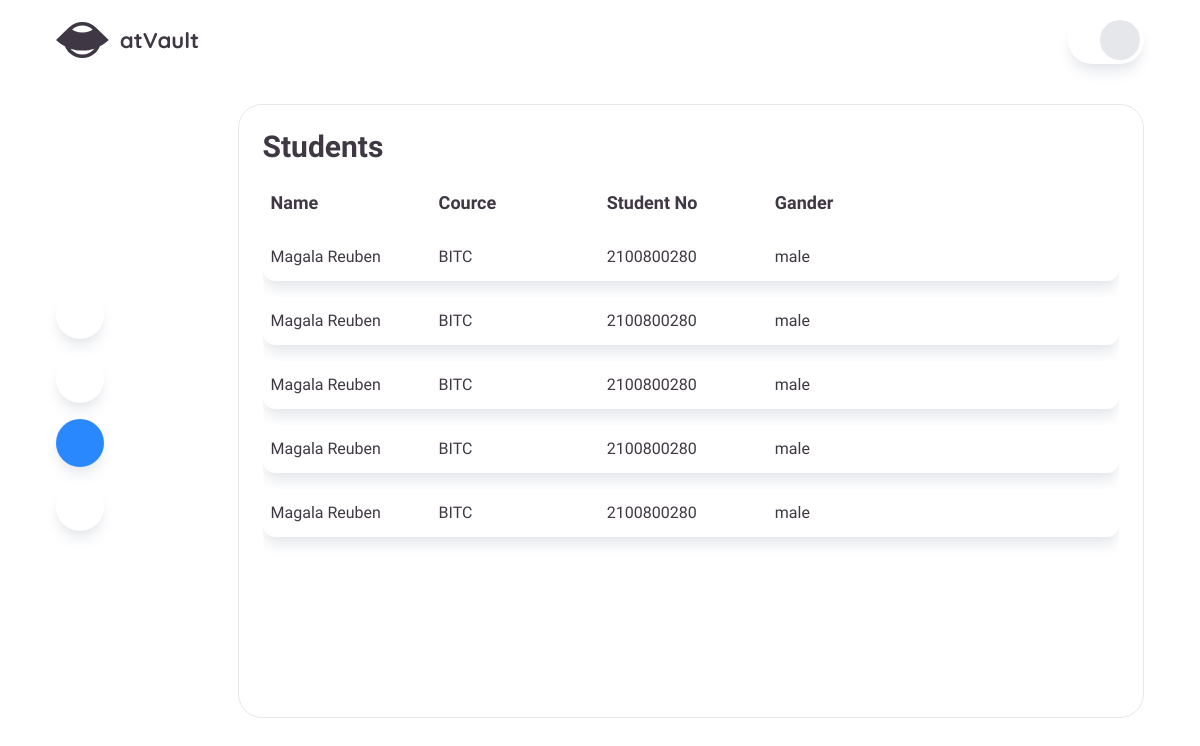
The app's page /students, older data.
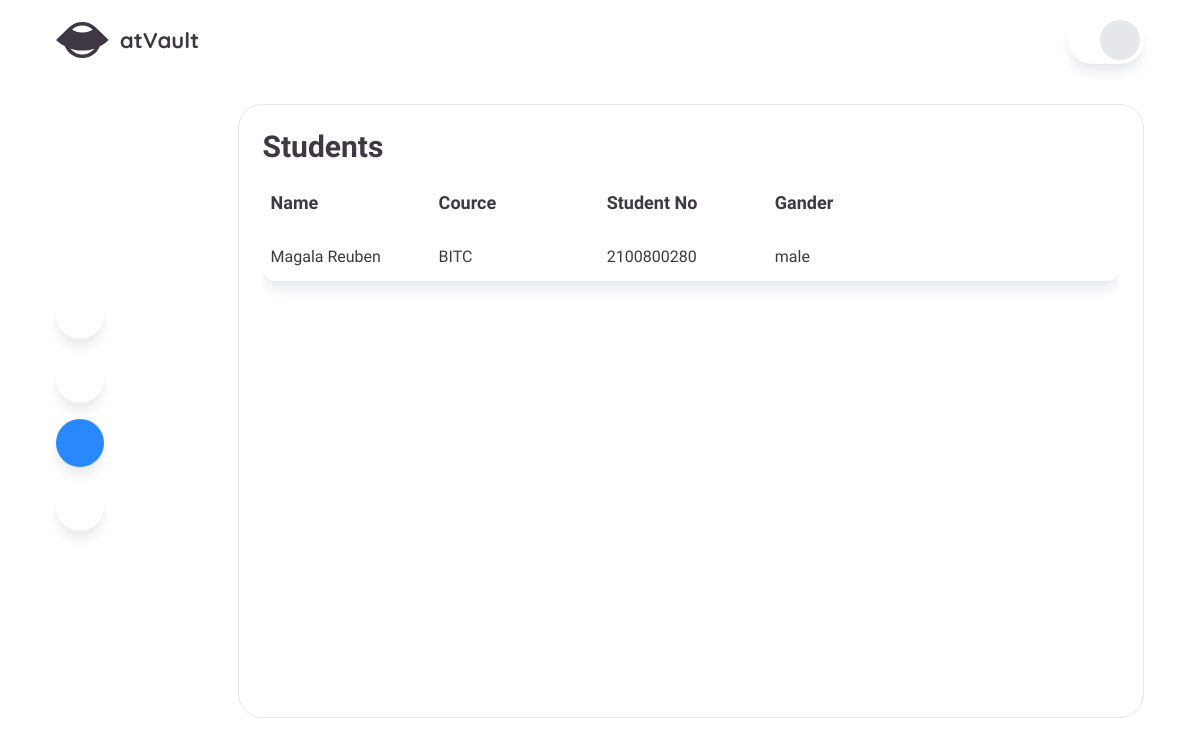
The same page, newer data.
### home/models.py (models this page shows, shortened)
class Student(models.Model):
    student_no = models.CharField(max_length=100)
    name = models.CharField(max_length=100)
    course = models.CharField(max_length=100)
    gender = models.CharField(max_length=100)
    date_added = models.DateTimeField(auto_now_add=True)
    date_modified = models.DateTimeField(auto_now=True)

### home/views.py (the view)
# urls.py: path('students', students, name='students'),
def students(request):
    students = Student.objects.all()
    user = request.user
    return render(request, 'pages/students.html', {'students': students, 'user': user})

### theme/templates/pages/students.html (shortened to what this page needs)
{% load static %}
{% load static tailwind_tags %}
<!DOCTYPE html>
<html lang="en">
<head>
    <link href="/static/css/dist/output.css" rel="stylesheet">
</head>
<body>
    <div class="w-full py-4 h-dvh px-14">
        <div class="flex items-center justify-between w-full">
            <div class="">
                <img src="{% static '/assets/atvault.svg' %}" alt="" class="w-36">
            </div>
            <div class="flex items-center justify-center px-1 py-1 rounded-full shadow-lg shadow-gray-200">
                <div class="flex items-center gap-2">
                    <button title="Log out" class="flex items-center justify-center w-10 h-10 bg-gray-200 rounded-full text-lg hover:bg-red-200 hover:text-red-500"></button>
                </div>
            </div>
        </div>
        <div class="flex items-center gap-10 mt-10 h-4/5">
            <div class="flex flex-col gap-4">
                <span class="flex items-center gap-3 group"><a href="home"><button type="button" class="flex items-center justify-center text-lg w-12 h-12 rounded-full shadow-lg shadow-gray-200 hover:bg-myBlue hover:text-white"></button></a><p class="text-white group-hover:text-myBlack sele">Capture</p></span>
                <span class="flex items-center gap-3 group"><a href="attendance"><button type="button" class="flex items-center justify-center text-lg w-12 h-12 rounded-full shadow-lg shadow-gray-200 hover:bg-myBlue hover:text-white"></button></a><p class="text-white group-hover:text-myBlack sele">Attendance</p></span>
                <span class="flex items-center gap-3 group"><a href="students"><button type="button" class="flex items-center justify-center text-lg w-12 h-12 text-white rounded-full shadow-lg shadow-gray-200 bg-myBlue"></button></a><p class="text-white group-hover:text-myBlack sele">Students</p></span>
                <span class="flex items-center gap-3 group"><a href="add_student"><button type="button" class="flex items-center justify-center text-lg w-12 h-12 rounded-full shadow-lg shadow-gray-200 hover:bg-myBlue hover:text-white"></button></a><p class="text-white group-hover:text-myBlack sele">Add</p></span>
            </div>
            <div class="w-full h-full p-6 border border-gray-200 rounded-3xl">
                <div class="mb-6">
                    <h1 class="text-3xl font-bold">Students</h1>
                </div>
                <div class="w-full h-full">
                    <div class="grid w-full grid-cols-5 px-2 mb-4 text-lg  font-bold">
                        <span><h1>Name</h1></span>
                        <span><h1>Cource</h1></span>
                        <span><h1>Student No</h1></span>
                        <span><h1>Gander</h1></span>
                    </div>
                    <div class="overflow-y-scroll h-4/5">
                        {% for student in students %}
                        <div class="grid w-full grid-cols-5 px-2 py-3 mb-4 bg-white shadow-lg shadow-gray-200 rounded-xl">
                            <span class="capitalize">{{student.name}}</span>
                            <span>{{student.course}}</span>
                            <span>{{student.student_no}}</span>
                            <span>{{student.gender}}</span>
                        </div>
                        {% endfor %}
                    </div>
                </div>
            </div>
        </div>
    </div>
</body>
</html>

Row changes from the older to the newer data that the page shows:
removed Student: name "Magala Reuben", course "BITC", student_no "2100800280", gender "male"
removed Student: name "Magala Reuben", course "BITC", student_no "2100800280", gender "male"
removed Student: name "Magala Reuben", course "BITC", student_no "2100800280", gender "male"
removed Student: name "Magala Reuben", course "BITC", student_no "2100800280", gender "male"
